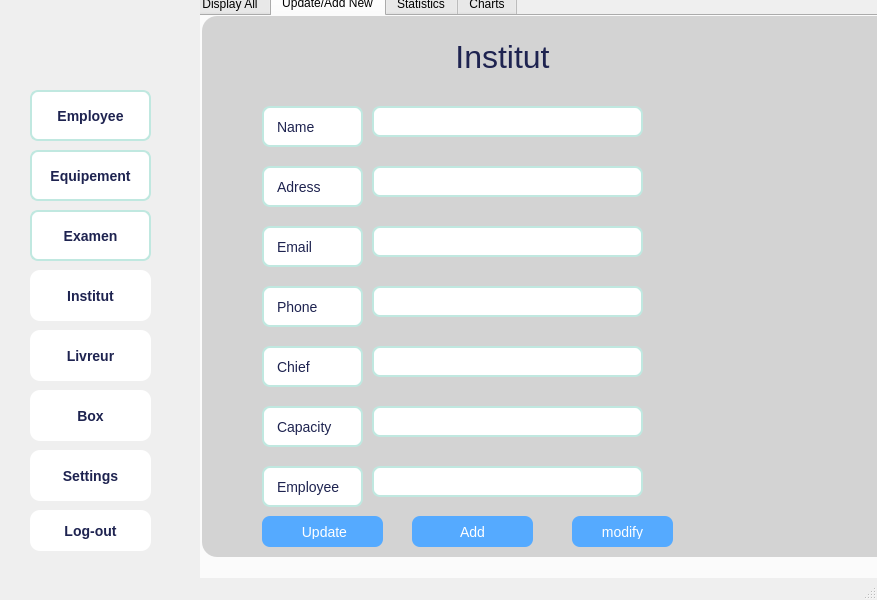
<?xml version="1.0" encoding="UTF-8"?>
<ui version="4.0">
 <class>MainWindow</class>
 <widget class="QMainWindow" name="MainWindow">
  <property name="geometry">
   <rect>
    <x>0</x>
    <y>0</y>
    <width>877</width>
    <height>600</height>
   </rect>
  </property>
  <property name="windowTitle">
   <string>MainWindow</string>
  </property>
  <widget class="QWidget" name="centralwidget">
   <widget class="QStackedWidget" name="stackedWidget">
    <property name="geometry">
     <rect>
      <x>200</x>
      <y>0</y>
      <width>711</width>
      <height>601</height>
     </rect>
    </property>
    <property name="currentIndex">
     <number>0</number>
    </property>
    <widget class="QWidget" name="page">
     <widget class="QTabWidget" name="tabWidget">
      <property name="geometry">
       <rect>
        <x>-10</x>
        <y>-10</y>
        <width>711</width>
        <height>611</height>
       </rect>
      </property>
      <property name="layoutDirection">
       <enum>Qt::LayoutDirection::LeftToRight</enum>
      </property>
      <property name="autoFillBackground">
       <bool>true</bool>
      </property>
      <property name="styleSheet">
       <string notr="true">color: rgb(0, 0, 0);
font: 700 8pt &quot;Segoe UI&quot;;
font: 700 10pt &quot;Segoe UI&quot;;

 </string>
      </property>
      <property name="tabPosition">
       <enum>QTabWidget::TabPosition::North</enum>
      </property>
      <property name="tabShape">
       <enum>QTabWidget::TabShape::Rounded</enum>
      </property>
      <property name="currentIndex">
       <number>1</number>
      </property>
      <property name="elideMode">
       <enum>Qt::TextElideMode::ElideNone</enum>
      </property>
      <property name="movable">
       <bool>false</bool>
      </property>
      <property name="tabBarAutoHide">
       <bool>false</bool>
      </property>
      <widget class="QWidget" name="tab">
       <attribute name="title">
        <string>Display All</string>
       </attribute>
       <widget class="QLineEdit" name="recherche">
        <property name="geometry">
         <rect>
          <x>30</x>
          <y>60</y>
          <width>236</width>
          <height>41</height>
         </rect>
        </property>
        <property name="styleSheet">
         <string notr="true">  background-color: #FFFFFF;
    color: #1E2350;
    border: 1px solid #ccc;
    border-radius: 10px;
    font-size: 14px;
    padding: 8px 12px;
    min-width: 200px;</string>
        </property>
        <property name="text">
         <string/>
        </property>
        <property name="placeholderText">
         <string/>
        </property>
       </widget>
       <widget class="QLabel" name="label">
        <property name="geometry">
         <rect>
          <x>190</x>
          <y>70</y>
          <width>61</width>
          <height>21</height>
         </rect>
        </property>
        <property name="styleSheet">
         <string notr="true">image: url(:/new/prefix1/Ressources/search-3-48.png);</string>
        </property>
        <property name="text">
         <string/>
        </property>
       </widget>
       <widget class="QComboBox" name="tri">
        <property name="geometry">
         <rect>
          <x>290</x>
          <y>60</y>
          <width>226</width>
          <height>41</height>
         </rect>
        </property>
        <property name="styleSheet">
         <string notr="true">background-color: #FFFFFF;
    color: #1E2350;
    border: 1px solid #ccc;
    border-radius: 8px;
    padding: 6px 30px 6px 10px;
    font-size: 14px;
    min-width: 150px;</string>
        </property>
       </widget>
       <widget class="QPushButton" name="pdf">
        <property name="geometry">
         <rect>
          <x>70</x>
          <y>470</y>
          <width>171</width>
          <height>41</height>
         </rect>
        </property>
        <property name="styleSheet">
         <string notr="true">background-color: rgb(85, 170, 255);
font: 700 10pt &quot;Segoe UI&quot;;
    color: #FFFFFF;
    border: none;
    border-radius: 8px;
    padding: 8px 16px;
    font-size: 14px;</string>
        </property>
        <property name="text">
         <string> Generate PDF File</string>
        </property>
        <property name="icon">
         <iconset>
          <normaloff>:/new/prefix1/Ressources/pdf-file-svgrepo-com.svg</normaloff>:/new/prefix1/Ressources/pdf-file-svgrepo-com.svg</iconset>
        </property>
       </widget>
       <widget class="QPushButton" name="b4">
        <property name="geometry">
         <rect>
          <x>490</x>
          <y>470</y>
          <width>101</width>
          <height>31</height>
         </rect>
        </property>
        <property name="styleSheet">
         <string notr="true">background-color: rgb(85, 170, 255);
font: 700 10pt &quot;Segoe UI&quot;;
    color: #FFFFFF;
    border: none;
    border-radius: 8px;
    padding: 8px 16px;
    font-size: 14px;</string>
        </property>
        <property name="text">
         <string> Delete</string>
        </property>
        <property name="icon">
         <iconset>
          <normaloff>:/new/prefix1/Ressources/delete-button-svgrepo-com.svg</normaloff>:/new/prefix1/Ressources/delete-button-svgrepo-com.svg</iconset>
        </property>
       </widget>
       <widget class="QTableWidget" name="tab1">
        <property name="geometry">
         <rect>
          <x>30</x>
          <y>140</y>
          <width>991</width>
          <height>251</height>
         </rect>
        </property>
        <property name="styleSheet">
         <string notr="true">background-color: rgb(157, 157, 157);
background-color: rgb(14, 0, 214);
background-color: rgb(179, 179, 179);
tableWidget-&gt;horizontalHeader()-&gt;setSectionResizeMode(0, QHeaderView::Stretch); 
tableWidget-&gt;horizontalHeader()-&gt;setSectionResizeMode(1, QHeaderView::ResizeToContents); 
</string>
        </property>
        <attribute name="horizontalHeaderCascadingSectionResizes">
         <bool>false</bool>
        </attribute>
        <attribute name="horizontalHeaderMinimumSectionSize">
         <number>45</number>
        </attribute>
        <attribute name="horizontalHeaderDefaultSectionSize">
         <number>160</number>
        </attribute>
        <attribute name="horizontalHeaderHighlightSections">
         <bool>true</bool>
        </attribute>
        <attribute name="verticalHeaderCascadingSectionResizes">
         <bool>false</bool>
        </attribute>
        <column>
         <property name="text">
          <string>ID Institut</string>
         </property>
         <property name="background">
          <color>
           <red>85</red>
           <green>170</green>
           <blue>255</blue>
          </color>
         </property>
        </column>
        <column>
         <property name="text">
          <string>Nom</string>
         </property>
         <property name="background">
          <color>
           <red>85</red>
           <green>170</green>
           <blue>255</blue>
          </color>
         </property>
        </column>
        <column>
         <property name="text">
          <string>Adresse</string>
         </property>
         <property name="background">
          <color>
           <red>85</red>
           <green>170</green>
           <blue>255</blue>
          </color>
         </property>
        </column>
        <column>
         <property name="text">
          <string>Telephone</string>
         </property>
         <property name="background">
          <color>
           <red>85</red>
           <green>170</green>
           <blue>255</blue>
          </color>
         </property>
        </column>
        <column>
         <property name="text">
          <string>Email</string>
         </property>
         <property name="background">
          <color>
           <red>85</red>
           <green>170</green>
           <blue>255</blue>
          </color>
         </property>
        </column>
        <column>
         <property name="text">
          <string>Capacite</string>
         </property>
         <property name="background">
          <color>
           <red>85</red>
           <green>170</green>
           <blue>255</blue>
          </color>
         </property>
        </column>
        <column>
         <property name="text">
          <string>ID Employee</string>
         </property>
         <property name="background">
          <color>
           <red>85</red>
           <green>170</green>
           <blue>255</blue>
          </color>
         </property>
        </column>
       </widget>
       <widget class="QPushButton" name="DESC">
        <property name="geometry">
         <rect>
          <x>550</x>
          <y>60</y>
          <width>51</width>
          <height>41</height>
         </rect>
        </property>
        <property name="toolTip">
         <string>&lt;html&gt;&lt;head/&gt;&lt;body&gt;&lt;p&gt;&lt;img src=&quot;:/ressources/up-and-down-arrow.png&quot;/&gt;&lt;/p&gt;&lt;/body&gt;&lt;/html&gt;</string>
        </property>
        <property name="whatsThis">
         <string>&lt;html&gt;&lt;head/&gt;&lt;body&gt;&lt;p&gt;&lt;img src=&quot;:/ressources/up-and-down-arrow.png&quot;/&gt;&lt;/p&gt;&lt;/body&gt;&lt;/html&gt;</string>
        </property>
        <property name="styleSheet">
         <string notr="true">background-image: url(:/ressources/up-and-down-arrow.png);
background-color: rgb(85, 170, 255);
font: 700 10pt &quot;Segoe UI&quot;;
    color: #FFFFFF;
    border: none;
    border-radius: 8px;
    padding: 8px 16px;
    font-size: 14px;</string>
        </property>
        <property name="text">
         <string/>
        </property>
        <property name="icon">
         <iconset theme="QIcon::ThemeIcon::GoDown"/>
        </property>
       </widget>
       <widget class="QPushButton" name="ASC">
        <property name="geometry">
         <rect>
          <x>620</x>
          <y>60</y>
          <width>51</width>
          <height>41</height>
         </rect>
        </property>
        <property name="toolTip">
         <string>&lt;html&gt;&lt;head/&gt;&lt;body&gt;&lt;p&gt;&lt;img src=&quot;:/ressources/up-and-down-arrow.png&quot;/&gt;&lt;/p&gt;&lt;/body&gt;&lt;/html&gt;</string>
        </property>
        <property name="whatsThis">
         <string>&lt;html&gt;&lt;head/&gt;&lt;body&gt;&lt;p&gt;&lt;img src=&quot;:/ressources/up-and-down-arrow.png&quot;/&gt;&lt;/p&gt;&lt;/body&gt;&lt;/html&gt;</string>
        </property>
        <property name="styleSheet">
         <string notr="true">background-image: url(:/ressources/up-and-down-arrow.png);
background-color: rgb(85, 170, 255);
font: 700 10pt &quot;Segoe UI&quot;;
    color: #FFFFFF;
    border: none;
    border-radius: 8px;
    padding: 8px 16px;
    font-size: 14px;</string>
        </property>
        <property name="text">
         <string/>
        </property>
        <property name="icon">
         <iconset theme="QIcon::ThemeIcon::GoUp"/>
        </property>
       </widget>
      </widget>
      <widget class="QWidget" name="tab_2">
       <attribute name="title">
        <string>Update/Add New</string>
       </attribute>
       <widget class="QWidget" name="widget" native="true">
        <property name="geometry">
         <rect>
          <x>10</x>
          <y>0</y>
          <width>711</width>
          <height>541</height>
         </rect>
        </property>
        <property name="styleSheet">
         <string notr="true">background-color: #D3D3D3; border-radius: 15px;</string>
        </property>
        <widget class="QLabel" name="label_2">
         <property name="geometry">
          <rect>
           <x>60</x>
           <y>90</y>
           <width>101</width>
           <height>41</height>
          </rect>
         </property>
         <property name="styleSheet">
          <string notr="true"> background-color: #FFFFFF;
    border: 2px solid #C0E8E0;
    border-radius: 8px;
    padding: 6px 10px;
    font-size: 14px;
    color: #1E2350;</string>
         </property>
         <property name="text">
          <string>Name</string>
         </property>
        </widget>
        <widget class="QLabel" name="label_3">
         <property name="geometry">
          <rect>
           <x>60</x>
           <y>150</y>
           <width>101</width>
           <height>41</height>
          </rect>
         </property>
         <property name="styleSheet">
          <string notr="true"> background-color: #FFFFFF;
    border: 2px solid #C0E8E0;
    border-radius: 8px;
    padding: 6px 10px;
    font-size: 14px;
    color: #1E2350;</string>
         </property>
         <property name="text">
          <string>Adress</string>
         </property>
        </widget>
        <widget class="QLabel" name="label_4">
         <property name="geometry">
          <rect>
           <x>60</x>
           <y>210</y>
           <width>101</width>
           <height>41</height>
          </rect>
         </property>
         <property name="styleSheet">
          <string notr="true"> background-color: #FFFFFF;
    border: 2px solid #C0E8E0;
    border-radius: 8px;
    padding: 6px 10px;
    font-size: 14px;
    color: #1E2350;</string>
         </property>
         <property name="text">
          <string>Email</string>
         </property>
        </widget>
        <widget class="QLabel" name="label_55">
         <property name="geometry">
          <rect>
           <x>200</x>
           <y>20</y>
           <width>201</width>
           <height>41</height>
          </rect>
         </property>
         <property name="styleSheet">
          <string notr="true">   color: #1E2350;
font: 9pt &quot;Segoe UI&quot;;
font:  24pt ;</string>
         </property>
         <property name="text">
          <string>Institut</string>
         </property>
         <property name="alignment">
          <set>Qt::AlignmentFlag::AlignCenter</set>
         </property>
        </widget>
        <widget class="QLabel" name="label_6">
         <property name="geometry">
          <rect>
           <x>20</x>
           <y>10</y>
           <width>81</width>
           <height>61</height>
          </rect>
         </property>
         <property name="styleSheet">
          <string notr="true">image: url(:/new/prefix1/Ressources/user-profile-svgrepo-com.svg);</string>
         </property>
         <property name="text">
          <string/>
         </property>
        </widget>
        <widget class="QLabel" name="label_7">
         <property name="geometry">
          <rect>
           <x>60</x>
           <y>270</y>
           <width>101</width>
           <height>41</height>
          </rect>
         </property>
         <property name="styleSheet">
          <string notr="true"> background-color: #FFFFFF;
    border: 2px solid #C0E8E0;
    border-radius: 8px;
    padding: 6px 10px;
    font-size: 14px;
    color: #1E2350;</string>
         </property>
         <property name="text">
          <string>Phone</string>
         </property>
        </widget>
        <widget class="QLineEdit" name="nomInst_input">
         <property name="geometry">
          <rect>
           <x>170</x>
           <y>90</y>
           <width>271</width>
           <height>31</height>
          </rect>
         </property>
         <property name="styleSheet">
          <string notr="true"> background-color: #FFFFFF;
    border: 2px solid #C0E8E0;
    border-radius: 8px;
    padding: 6px 10px;
    font-size: 14px;
    color: #1E2350;</string>
         </property>
         <property name="placeholderText">
          <string/>
         </property>
         <property name="cursorMoveStyle">
          <enum>Qt::CursorMoveStyle::LogicalMoveStyle</enum>
         </property>
        </widget>
        <widget class="QLineEdit" name="adresseInst_input">
         <property name="geometry">
          <rect>
           <x>170</x>
           <y>150</y>
           <width>271</width>
           <height>31</height>
          </rect>
         </property>
         <property name="styleSheet">
          <string notr="true"> background-color: #FFFFFF;
    border: 2px solid #C0E8E0;
    border-radius: 8px;
    padding: 6px 10px;
    font-size: 14px;
    color: #1E2350;</string>
         </property>
         <property name="placeholderText">
          <string/>
         </property>
         <property name="cursorMoveStyle">
          <enum>Qt::CursorMoveStyle::LogicalMoveStyle</enum>
         </property>
        </widget>
        <widget class="QLineEdit" name="emailInst_input">
         <property name="geometry">
          <rect>
           <x>170</x>
           <y>210</y>
           <width>271</width>
           <height>31</height>
          </rect>
         </property>
         <property name="styleSheet">
          <string notr="true"> background-color: #FFFFFF;
    border: 2px solid #C0E8E0;
    border-radius: 8px;
    padding: 6px 10px;
    font-size: 14px;
    color: #1E2350;</string>
         </property>
         <property name="placeholderText">
          <string/>
         </property>
         <property name="cursorMoveStyle">
          <enum>Qt::CursorMoveStyle::LogicalMoveStyle</enum>
         </property>
        </widget>
        <widget class="QPushButton" name="b2">
         <property name="geometry">
          <rect>
           <x>60</x>
           <y>500</y>
           <width>121</width>
           <height>31</height>
          </rect>
         </property>
         <property name="styleSheet">
          <string notr="true">background-color: rgb(85, 170, 255);
font: 700 10pt &quot;Segoe UI&quot;;
    color: #FFFFFF;
    border: none;
    border-radius: 8px;
    padding: 8px 16px;
    font-size: 14px;</string>
         </property>
         <property name="text">
          <string> Update</string>
         </property>
         <property name="icon">
          <iconset>
           <normaloff>:/new/prefix1/Ressources/update-icon.svg</normaloff>:/new/prefix1/Ressources/update-icon.svg</iconset>
         </property>
        </widget>
        <widget class="QPushButton" name="b1">
         <property name="geometry">
          <rect>
           <x>210</x>
           <y>500</y>
           <width>121</width>
           <height>31</height>
          </rect>
         </property>
         <property name="styleSheet">
          <string notr="true">background-color: rgb(85, 170, 255);
font: 700 10pt &quot;Segoe UI&quot;;
    color: #FFFFFF;
    border: none;
    border-radius: 8px;
    padding: 8px 16px;
    font-size: 14px;</string>
         </property>
         <property name="text">
          <string>Add</string>
         </property>
        </widget>
        <widget class="QLineEdit" name="responsableInst_input">
         <property name="geometry">
          <rect>
           <x>170</x>
           <y>330</y>
           <width>271</width>
           <height>31</height>
          </rect>
         </property>
         <property name="styleSheet">
          <string notr="true"> background-color: #FFFFFF;
    border: 2px solid #C0E8E0;
    border-radius: 8px;
    padding: 6px 10px;
    font-size: 14px;
    color: #1E2350;</string>
         </property>
         <property name="placeholderText">
          <string/>
         </property>
         <property name="cursorMoveStyle">
          <enum>Qt::CursorMoveStyle::LogicalMoveStyle</enum>
         </property>
        </widget>
        <widget class="QLineEdit" name="telephoneInst_input">
         <property name="geometry">
          <rect>
           <x>170</x>
           <y>270</y>
           <width>271</width>
           <height>31</height>
          </rect>
         </property>
         <property name="styleSheet">
          <string notr="true"> background-color: #FFFFFF;
    border: 2px solid #C0E8E0;
    border-radius: 8px;
    padding: 6px 10px;
    font-size: 14px;
    color: #1E2350;</string>
         </property>
         <property name="placeholderText">
          <string/>
         </property>
         <property name="cursorMoveStyle">
          <enum>Qt::CursorMoveStyle::LogicalMoveStyle</enum>
         </property>
        </widget>
        <widget class="QLabel" name="label_9">
         <property name="geometry">
          <rect>
           <x>60</x>
           <y>330</y>
           <width>101</width>
           <height>41</height>
          </rect>
         </property>
         <property name="styleSheet">
          <string notr="true"> background-color: #FFFFFF;
    border: 2px solid #C0E8E0;
    border-radius: 8px;
    padding: 6px 10px;
    font-size: 14px;
    color: #1E2350;</string>
         </property>
         <property name="text">
          <string>Chief</string>
         </property>
        </widget>
        <widget class="QLabel" name="label_10">
         <property name="geometry">
          <rect>
           <x>60</x>
           <y>390</y>
           <width>101</width>
           <height>41</height>
          </rect>
         </property>
         <property name="styleSheet">
          <string notr="true"> background-color: #FFFFFF;
    border: 2px solid #C0E8E0;
    border-radius: 8px;
    padding: 6px 10px;
    font-size: 14px;
    color: #1E2350;</string>
         </property>
         <property name="text">
          <string>Capacity</string>
         </property>
        </widget>
        <widget class="QLineEdit" name="capaciteInst_input">
         <property name="geometry">
          <rect>
           <x>170</x>
           <y>390</y>
           <width>271</width>
           <height>31</height>
          </rect>
         </property>
         <property name="styleSheet">
          <string notr="true"> background-color: #FFFFFF;
    border: 2px solid #C0E8E0;
    border-radius: 8px;
    padding: 6px 10px;
    font-size: 14px;
    color: #1E2350;</string>
         </property>
         <property name="placeholderText">
          <string/>
         </property>
         <property name="cursorMoveStyle">
          <enum>Qt::CursorMoveStyle::LogicalMoveStyle</enum>
         </property>
        </widget>
        <widget class="QLabel" name="label_11">
         <property name="geometry">
          <rect>
           <x>60</x>
           <y>450</y>
           <width>101</width>
           <height>41</height>
          </rect>
         </property>
         <property name="styleSheet">
          <string notr="true"> background-color: #FFFFFF;
    border: 2px solid #C0E8E0;
    border-radius: 8px;
    padding: 6px 10px;
    font-size: 14px;
    color: #1E2350;</string>
         </property>
         <property name="text">
          <string>Employee</string>
         </property>
        </widget>
        <widget class="QLineEdit" name="employee">
         <property name="geometry">
          <rect>
           <x>170</x>
           <y>450</y>
           <width>271</width>
           <height>31</height>
          </rect>
         </property>
         <property name="styleSheet">
          <string notr="true"> background-color: #FFFFFF;
    border: 2px solid #C0E8E0;
    border-radius: 8px;
    padding: 6px 10px;
    font-size: 14px;
    color: #1E2350;</string>
         </property>
         <property name="placeholderText">
          <string/>
         </property>
         <property name="cursorMoveStyle">
          <enum>Qt::CursorMoveStyle::LogicalMoveStyle</enum>
         </property>
        </widget>
        <widget class="QPushButton" name="b3">
         <property name="geometry">
          <rect>
           <x>370</x>
           <y>500</y>
           <width>101</width>
           <height>31</height>
          </rect>
         </property>
         <property name="styleSheet">
          <string notr="true">background-color: rgb(85, 170, 255);
font: 700 10pt &quot;Segoe UI&quot;;
    color: #FFFFFF;
    border: none;
    border-radius: 8px;
    padding: 8px 16px;
    font-size: 14px;</string>
         </property>
         <property name="text">
          <string>modify</string>
         </property>
         <property name="icon">
          <iconset>
           <normaloff>:/new/prefix1/Ressources/update-icon.svg</normaloff>:/new/prefix1/Ressources/update-icon.svg</iconset>
         </property>
        </widget>
       </widget>
      </widget>
      <widget class="QWidget" name="tab_3">
       <attribute name="title">
        <string>Statistics</string>
       </attribute>
       <widget class="QChartView" name="chartViewFunctionalites" native="true">
        <property name="geometry">
         <rect>
          <x>30</x>
          <y>10</y>
          <width>621</width>
          <height>521</height>
         </rect>
        </property>
       </widget>
      </widget>
      <widget class="QWidget" name="tab_4">
       <attribute name="title">
        <string>Charts</string>
       </attribute>
       <widget class="QPushButton" name="map">
        <property name="geometry">
         <rect>
          <x>70</x>
          <y>460</y>
          <width>121</width>
          <height>31</height>
         </rect>
        </property>
        <property name="styleSheet">
         <string notr="true">background-color: rgb(85, 170, 255);
font: 700 10pt &quot;Segoe UI&quot;;
    color: #FFFFFF;
    border: none;
    border-radius: 8px;
    padding: 8px 16px;
    font-size: 14px;</string>
        </property>
        <property name="text">
         <string>MAP</string>
        </property>
       </widget>
       <widget class="QWidget" name="notificationwidget" native="true">
        <property name="geometry">
         <rect>
          <x>80</x>
          <y>60</y>
          <width>381</width>
          <height>181</height>
         </rect>
        </property>
        <widget class="QLineEdit" name="notifylineedit">
         <property name="geometry">
          <rect>
           <x>110</x>
           <y>20</y>
           <width>141</width>
           <height>31</height>
          </rect>
         </property>
         <property name="styleSheet">
          <string notr="true">background-color: rgb(85, 170, 255);
font: 700 10pt &quot;Segoe UI&quot;;
    color: #FFFFFF;
    border: none;
    border-radius: 8px;
    padding: 8px 16px;
    font-size: 14px;</string>
         </property>
        </widget>
        <widget class="QPushButton" name="noti">
         <property name="geometry">
          <rect>
           <x>110</x>
           <y>80</y>
           <width>141</width>
           <height>31</height>
          </rect>
         </property>
         <property name="font">
          <font>
           <family>Segoe UI</family>
           <pointsize>-1</pointsize>
           <italic>false</italic>
           <bold>true</bold>
          </font>
         </property>
         <property name="styleSheet">
          <string notr="true">background-color: rgb(85, 170, 255);
font: 700 10pt &quot;Segoe UI&quot;;
    color: #FFFFFF;
    border: none;
    border-radius: 8px;
    padding: 8px 16px;
    font-size: 14px;</string>
         </property>
         <property name="text">
          <string>Notification</string>
         </property>
         <property name="icon">
          <iconset>
           <normalon>../instituts/ressources/noti.png</normalon>
          </iconset>
         </property>
         <property name="iconSize">
          <size>
           <width>20</width>
           <height>20</height>
          </size>
         </property>
        </widget>
       </widget>
       <widget class="QPushButton" name="addButton_2">
        <property name="geometry">
         <rect>
          <x>220</x>
          <y>370</y>
          <width>91</width>
          <height>31</height>
         </rect>
        </property>
        <property name="font">
         <font>
          <family>Segoe UI</family>
          <pointsize>-1</pointsize>
          <italic>false</italic>
          <bold>true</bold>
         </font>
        </property>
        <property name="styleSheet">
         <string notr="true">  background-color: #FFFFFF;
    color: #1E2350;
    border-radius: 10px;
    font-size: 14px;
    padding: 8px;</string>
        </property>
        <property name="text">
         <string>arduino</string>
        </property>
        <property name="icon">
         <iconset theme="QIcon::ThemeIcon::MailMessageNew"/>
        </property>
        <property name="iconSize">
         <size>
          <width>13</width>
          <height>13</height>
         </size>
        </property>
       </widget>
       <widget class="QLineEdit" name="lineEdit_9">
        <property name="geometry">
         <rect>
          <x>210</x>
          <y>280</y>
          <width>113</width>
          <height>28</height>
         </rect>
        </property>
       </widget>
       <widget class="QLineEdit" name="label_5">
        <property name="geometry">
         <rect>
          <x>210</x>
          <y>330</y>
          <width>121</width>
          <height>31</height>
         </rect>
        </property>
       </widget>
      </widget>
     </widget>
    </widget>
    <widget class="QWidget" name="page_2"/>
   </widget>
   <widget class="QWidget" name="LeftMenu" native="true">
    <property name="geometry">
     <rect>
      <x>-10</x>
      <y>0</y>
      <width>211</width>
      <height>601</height>
     </rect>
    </property>
    <widget class="QWidget" name="verticalWidget" native="true">
     <property name="geometry">
      <rect>
       <x>0</x>
       <y>-40</y>
       <width>211</width>
       <height>671</height>
      </rect>
     </property>
     <property name="styleSheet">
      <string notr="true"> background: qlineargradient(
        x1: 0, y1: 0,
        x2: 0, y2: 1,
        stop: 0 #e3f2fd,   /* very light blue */
        stop: 0.5 #90caf9, /* soft sky blue */
        stop: 1 #1565c0    /* deep blue */
    );</string>
     </property>
     <widget class="QPushButton" name="pushButton">
      <property name="geometry">
       <rect>
        <x>40</x>
        <y>130</y>
        <width>121</width>
        <height>51</height>
       </rect>
      </property>
      <property name="font">
       <font>
        <pointsize>-1</pointsize>
        <bold>true</bold>
       </font>
      </property>
      <property name="styleSheet">
       <string notr="true"> background-color: #FFFFFF;
    border: 2px solid #C0E8E0;
    border-radius: 8px;
    padding: 6px 10px;
    font-size: 14px;
    color: #1E2350;</string>
      </property>
      <property name="text">
       <string>Employee</string>
      </property>
      <property name="icon">
       <iconset resource="ressource.qrc">
        <normaloff>:/ressources/user.svg</normaloff>:/ressources/user.svg</iconset>
      </property>
     </widget>
     <widget class="QPushButton" name="pushButton_2">
      <property name="geometry">
       <rect>
        <x>40</x>
        <y>190</y>
        <width>121</width>
        <height>51</height>
       </rect>
      </property>
      <property name="font">
       <font>
        <pointsize>-1</pointsize>
        <bold>true</bold>
       </font>
      </property>
      <property name="styleSheet">
       <string notr="true"> background-color: #FFFFFF;
    border: 2px solid #C0E8E0;
    border-radius: 8px;
    padding: 6px 10px;
    font-size: 14px;
    color: #1E2350;</string>
      </property>
      <property name="text">
       <string>Equipement</string>
      </property>
     </widget>
     <widget class="QPushButton" name="pushButton_3">
      <property name="geometry">
       <rect>
        <x>40</x>
        <y>250</y>
        <width>121</width>
        <height>51</height>
       </rect>
      </property>
      <property name="font">
       <font>
        <pointsize>-1</pointsize>
        <bold>true</bold>
       </font>
      </property>
      <property name="styleSheet">
       <string notr="true"> background-color: #FFFFFF;
    border: 2px solid #C0E8E0;
    border-radius: 8px;
    padding: 6px 10px;
    font-size: 14px;
    color: #1E2350;</string>
      </property>
      <property name="text">
       <string>Examen</string>
      </property>
      <property name="icon">
       <iconset resource="ressource.qrc">
        <normaloff>:/ressources/paper-48.png</normaloff>:/ressources/paper-48.png</iconset>
      </property>
     </widget>
     <widget class="QPushButton" name="pushButton_4">
      <property name="geometry">
       <rect>
        <x>40</x>
        <y>310</y>
        <width>121</width>
        <height>51</height>
       </rect>
      </property>
      <property name="font">
       <font>
        <pointsize>-1</pointsize>
        <bold>true</bold>
       </font>
      </property>
      <property name="styleSheet">
       <string notr="true">  background-color: #FFFFFF;
    color: #1E2350;
    border-radius: 10px;
    font-size: 14px;
    padding: 8px;</string>
      </property>
      <property name="text">
       <string>Institut</string>
      </property>
      <property name="icon">
       <iconset resource="ressource.qrc">
        <normaloff>:/ressources/building-48.png</normaloff>:/ressources/building-48.png</iconset>
      </property>
     </widget>
     <widget class="QPushButton" name="pushButton_9">
      <property name="geometry">
       <rect>
        <x>40</x>
        <y>370</y>
        <width>121</width>
        <height>51</height>
       </rect>
      </property>
      <property name="font">
       <font>
        <pointsize>-1</pointsize>
        <bold>true</bold>
       </font>
      </property>
      <property name="styleSheet">
       <string notr="true">  background-color: #FFFFFF;
    color: #1E2350;
    border-radius: 10px;
    font-size: 14px;
    padding: 8px;</string>
      </property>
      <property name="text">
       <string>Livreur</string>
      </property>
      <property name="icon">
       <iconset>
        <normaloff>:/new/prefix1/Ressources/delivery-48.png</normaloff>
        <normalon>:/ressources/delivery-48.png</normalon>:/new/prefix1/Ressources/delivery-48.png</iconset>
      </property>
     </widget>
     <widget class="QPushButton" name="pushButton_10">
      <property name="geometry">
       <rect>
        <x>40</x>
        <y>430</y>
        <width>121</width>
        <height>51</height>
       </rect>
      </property>
      <property name="font">
       <font>
        <pointsize>-1</pointsize>
        <bold>true</bold>
       </font>
      </property>
      <property name="styleSheet">
       <string notr="true">  background-color: #FFFFFF;
    color: #1E2350;
    border-radius: 10px;
    font-size: 14px;
    padding: 8px;</string>
      </property>
      <property name="text">
       <string>Box</string>
      </property>
      <property name="icon">
       <iconset>
        <normaloff>:/new/prefix1/Ressources/tool-box-48.png</normaloff>
        <normalon>:/ressources/tool-box-48.png</normalon>:/new/prefix1/Ressources/tool-box-48.png</iconset>
      </property>
     </widget>
     <widget class="QPushButton" name="pushButton_13">
      <property name="geometry">
       <rect>
        <x>40</x>
        <y>490</y>
        <width>121</width>
        <height>51</height>
       </rect>
      </property>
      <property name="font">
       <font>
        <pointsize>-1</pointsize>
        <bold>true</bold>
       </font>
      </property>
      <property name="styleSheet">
       <string notr="true">  background-color: #FFFFFF;
    color: #1E2350;
    border-radius: 10px;
    font-size: 14px;
    padding: 8px;</string>
      </property>
      <property name="text">
       <string>Settings</string>
      </property>
      <property name="icon">
       <iconset>
        <normaloff>:/new/prefix1/Ressources/settings-5-48.png</normaloff>
        <normalon>:/ressources/settings.svg</normalon>:/new/prefix1/Ressources/settings-5-48.png</iconset>
      </property>
     </widget>
     <widget class="QPushButton" name="pushButton_17">
      <property name="geometry">
       <rect>
        <x>40</x>
        <y>550</y>
        <width>121</width>
        <height>41</height>
       </rect>
      </property>
      <property name="font">
       <font>
        <pointsize>-1</pointsize>
        <bold>true</bold>
       </font>
      </property>
      <property name="styleSheet">
       <string notr="true">  background-color: #FFFFFF;
    color: #1E2350;
    border-radius: 10px;
    font-size: 14px;
    padding: 8px;</string>
      </property>
      <property name="text">
       <string>Log-out</string>
      </property>
      <property name="icon">
       <iconset>
        <normalon>:/ressources/log-out.svg</normalon>
       </iconset>
      </property>
     </widget>
     <widget class="QLabel" name="label_8">
      <property name="geometry">
       <rect>
        <x>0</x>
        <y>-10</y>
        <width>201</width>
        <height>191</height>
       </rect>
      </property>
      <property name="styleSheet">
       <string notr="true">image: url(:/new/prefix1/Ressources/e0ff5635-a1d6-406a-ae4c-6240633d745e.png);
background:transparent;</string>
      </property>
      <property name="text">
       <string/>
      </property>
     </widget>
    </widget>
   </widget>
  </widget>
  <widget class="QMenuBar" name="menubar">
   <property name="geometry">
    <rect>
     <x>0</x>
     <y>0</y>
     <width>877</width>
     <height>22</height>
    </rect>
   </property>
  </widget>
  <widget class="QStatusBar" name="statusbar"/>
 </widget>
 <customwidgets>
  <customwidget>
   <class>QChartView</class>
   <extends>QWidget</extends>
   <header>qchartview.h</header>
   <container>1</container>
  </customwidget>
 </customwidgets>
 <resources>
  <include location="ressource.qrc"/>
 </resources>
 <connections/>
</ui>
